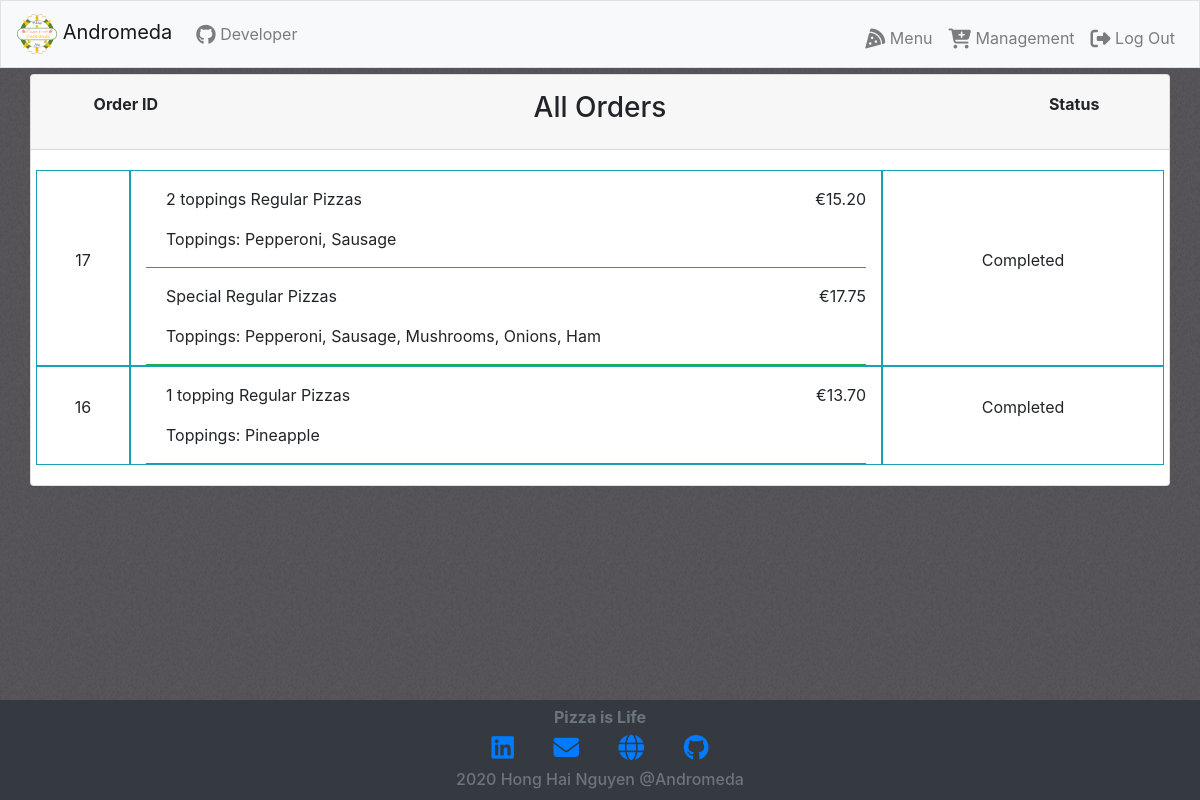
The page /manage (signed in) on the database its author committed.
### orders/models.py (models this page shows, shortened)
class Product(models.Model):
    name = models.CharField(max_length=64)
    category = models.CharField(max_length=32, choices=CATEGORIES)
    num_toppings = models.IntegerField(default=0)
    price_small = models.DecimalField(decimal_places=2, max_digits=5)
    price_large = models.DecimalField(decimal_places=2, max_digits=5)

class Order_template(models.Model):
    product = models.ForeignKey(Product, on_delete=models.CASCADE, related_name="product")
    toppings = models.ManyToManyField(Topping, blank=True, related_name="toppings")
    extra_subs = models.ManyToManyField(ExtraSub, blank=True)
    price = models.DecimalField(decimal_places=2, max_digits=5)

class Order_detail(models.Model):
    user = models.ForeignKey(User, on_delete=models.CASCADE, related_name="usernames")
    all_products = models.ManyToManyField(Order_template, blank=True, related_name="user_orders")
    status = models.CharField(max_length=32, choices=STATUS, default='Pending')
    total_price = models.DecimalField(decimal_places=2, max_digits=7)

class Topping(models.Model):
    name = models.CharField(max_length=64)

### orders/views.py (the view)
# urls.py: path("manage", views.manage_view, name="manage")
def manage_view(request):
    if request.user.is_superuser:
        if request.POST:
            order_id = request.POST["orderId"]
            current_status = request.POST["status"]
            print(current_status)
            if current_status == "Completed":
                Order_detail.objects.filter(pk=order_id).update(status=current_status)
        all_orders = list_detail_orders(Order_detail.objects.all())
        context = {
            "orders": all_orders,
        }
        return render(request, 'orders/management.html', context)
    else:
        return HttpResponseRedirect(reverse("index"))

### orders/templates/orders/management.html (shortened to what this page needs)
{% extends "orders/base.html" %}
{% block script %}
{% load static %}
{% endblock %}
{% block body %}
<div class="container-md cart p-0 mt-3 mb-3">
  <div class="card">
    <div class="card-header pt-3 pb-3 pl-0 pr-0">
      <div class="row w-100 m-0">
        <div class="col-2 d-flex align-items-center justify-content-center">
          <p><b>Order ID</b></p>
        </div>
        <div class="col-8 d-flex align-items-center justify-content-center">
          <h3>All Orders</h3>
        </div>
        <div class="col-2 d-flex align-items-center justify-content-center">
          <p><b>Status</b></p>
        </div>
      </div>
    </div>
    <div class="card-body">
      <div class="row">
        {% for id, order in orders.items %}
        <div class="col-1 d-flex align-items-center border border-info">
          <div class="text-center w-100">
            <p>{{ id }}</p>
          </div>
        </div>
        <div class="col-8 border border-info">
          {% for item in order.ordered_products %}
          <div class="item-field w-100 border-bottom border-success">
            <div class="d-flex align-items-center mt-3">
              <div class="flex-grow-1 ml-1 pl-3">
                  <p>{{ item.name }} {{ item.category }}</p>
              </div>
              <div class="ml-1 pl-3">
                <p>€{{ item.price }}</p>
              </div>
            </div>
            {% if item.toppings %}
            <div class="d-flex align-items-center">
              <div class="flex-grow-1 ml-1 pl-3">
                <p>Toppings: {{ item.toppings }}</p>
              </div>
            </div>
            {% elif item.extra_subs %}
            <div class="d-flex align-items-center">
              <div class="flex-grow-1 ml-1 pl-3">
                <p>Extra subs: {{ item.extra_subs }}</p>
              </div>
            </div>
            {% endif %}
          </div>
          {% endfor %}
        </div>
        <div class="col-3 d-flex align-items-center border border-info p-0">
          <div class="text-center w-100">
            {% if order.status == "Completed"%}
              <p>{{ order.status }}</p>
            {% endif %}
          </div>
        </div>
        {% endfor %}
      </div>
    </div>
  </div>
</div>
{% endblock %}

### orders/static/orders/styles.css (style rules this page uses)
html { min-height: 100%; position: relative; }
body { background-image: url("body_bg.gif"); background-repeat: repeat; padding-top: 58px; margin-bottom: 100px; }

### rows shown on the page
Product: name "2 toppings", category "Regular Pizzas"
Order_template: price "15.20"
Product: name "Special", category "Regular Pizzas"
Order_template: price "17.75"
Order_detail: status "Completed"
Product: name "1 topping", category "Regular Pizzas"
Order_template: price "13.70"
Topping: toppings "Pineapple"
Order_detail: status "Completed"

### other values the page prints
{{ id }} "17" "16"
{{ item.toppings }} "Pepperoni, Sausage" "Pepperoni, Sausage, Mushrooms, Onions, Ham"
